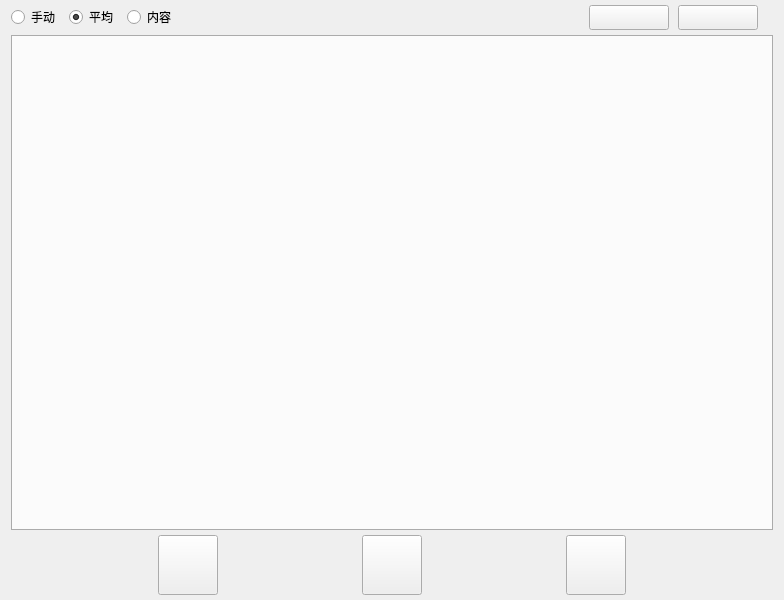
<?xml version="1.0" encoding="UTF-8"?>
<ui version="4.0">
 <class>StoreManager</class>
 <widget class="QWidget" name="StoreManager">
  <property name="geometry">
   <rect>
    <x>0</x>
    <y>0</y>
    <width>784</width>
    <height>600</height>
   </rect>
  </property>
  <property name="windowTitle">
   <string>Form</string>
  </property>
  <layout class="QGridLayout" name="gridLayout">
   <property name="topMargin">
    <number>0</number>
   </property>
   <property name="bottomMargin">
    <number>0</number>
   </property>
   <property name="verticalSpacing">
    <number>0</number>
   </property>
   <item row="0" column="0">
    <layout class="QHBoxLayout" name="horizontalLayout">
     <property name="spacing">
      <number>9</number>
     </property>
     <property name="topMargin">
      <number>5</number>
     </property>
     <property name="rightMargin">
      <number>15</number>
     </property>
     <property name="bottomMargin">
      <number>5</number>
     </property>
     <item>
      <widget class="QRadioButton" name="radioButton_manu">
       <property name="text">
        <string>手动</string>
       </property>
      </widget>
     </item>
     <item>
      <widget class="QRadioButton" name="radioButton_ave">
       <property name="text">
        <string>平均</string>
       </property>
       <property name="checked">
        <bool>true</bool>
       </property>
      </widget>
     </item>
     <item>
      <widget class="QRadioButton" name="radioButton_content">
       <property name="text">
        <string>内容</string>
       </property>
      </widget>
     </item>
     <item>
      <spacer name="horizontalSpacer">
       <property name="orientation">
        <enum>Qt::Horizontal</enum>
       </property>
       <property name="sizeHint" stdset="0">
        <size>
         <width>40</width>
         <height>20</height>
        </size>
       </property>
      </spacer>
     </item>
     <item>
      <widget class="QPushButton" name="pushButton_export">
       <property name="minimumSize">
        <size>
         <width>80</width>
         <height>25</height>
        </size>
       </property>
       <property name="maximumSize">
        <size>
         <width>16777215</width>
         <height>25</height>
        </size>
       </property>
       <property name="text">
        <string/>
       </property>
      </widget>
     </item>
     <item>
      <widget class="QPushButton" name="pushButton_reflash">
       <property name="minimumSize">
        <size>
         <width>80</width>
         <height>25</height>
        </size>
       </property>
       <property name="maximumSize">
        <size>
         <width>16777215</width>
         <height>25</height>
        </size>
       </property>
       <property name="text">
        <string/>
       </property>
      </widget>
     </item>
    </layout>
   </item>
   <item row="1" column="0">
    <widget class="QTabWidget" name="tabWidget">
     <property name="tabPosition">
      <enum>QTabWidget::South</enum>
     </property>
     <property name="usesScrollButtons">
      <bool>false</bool>
     </property>
     <property name="movable">
      <bool>true</bool>
     </property>
    </widget>
   </item>
   <item row="2" column="0">
    <widget class="QWidget" name="widget" native="true">
     <property name="minimumSize">
      <size>
       <width>0</width>
       <height>70</height>
      </size>
     </property>
     <property name="maximumSize">
      <size>
       <width>16777215</width>
       <height>70</height>
      </size>
     </property>
     <layout class="QHBoxLayout" name="horizontalLayout_2">
      <property name="topMargin">
       <number>0</number>
      </property>
      <property name="bottomMargin">
       <number>0</number>
      </property>
      <item>
       <widget class="QPushButton" name="pushButton_new">
        <property name="minimumSize">
         <size>
          <width>60</width>
          <height>60</height>
         </size>
        </property>
        <property name="maximumSize">
         <size>
          <width>60</width>
          <height>60</height>
         </size>
        </property>
        <property name="text">
         <string/>
        </property>
       </widget>
      </item>
      <item>
       <widget class="QPushButton" name="pushButton_out_store">
        <property name="minimumSize">
         <size>
          <width>60</width>
          <height>60</height>
         </size>
        </property>
        <property name="maximumSize">
         <size>
          <width>60</width>
          <height>60</height>
         </size>
        </property>
        <property name="text">
         <string/>
        </property>
       </widget>
      </item>
      <item>
       <widget class="QPushButton" name="pushButton_in_store">
        <property name="minimumSize">
         <size>
          <width>60</width>
          <height>60</height>
         </size>
        </property>
        <property name="maximumSize">
         <size>
          <width>60</width>
          <height>60</height>
         </size>
        </property>
        <property name="text">
         <string/>
        </property>
       </widget>
      </item>
     </layout>
    </widget>
   </item>
  </layout>
 </widget>
 <resources/>
 <connections/>
</ui>
